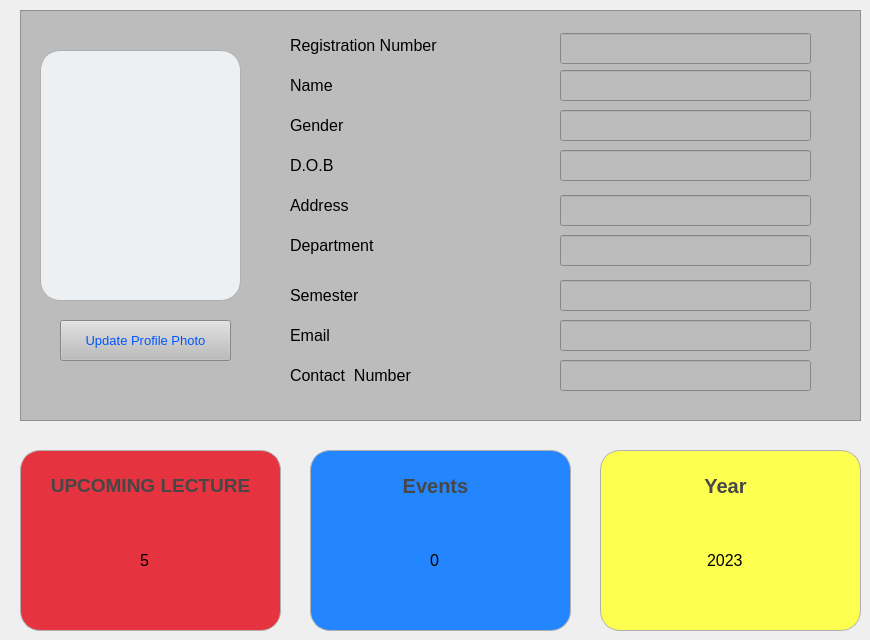
         <widget class="QWidget" name="profiletab">
          <attribute name="title">
           <string>Profile</string>
          </attribute>
          <widget class="QFrame" name="frame_8">
           <property name="geometry">
            <rect>
             <x>20</x>
             <y>10</y>
             <width>841</width>
             <height>411</height>
            </rect>
           </property>
           <property name="styleSheet">
            <string notr="true">background-color: rgb(188, 188, 188);</string>
           </property>
           <property name="frameShape">
            <enum>QFrame::StyledPanel</enum>
           </property>
           <property name="frameShadow">
            <enum>QFrame::Raised</enum>
           </property>
           <widget class="QFrame" name="image">
            <property name="geometry">
             <rect>
              <x>20</x>
              <y>40</y>
              <width>201</width>
              <height>251</height>
             </rect>
            </property>
            <property name="styleSheet">
             <string notr="true">position: relative;
  
border:1px solid rgb(175, 175, 175);

  border-radius: 20px;
  box-sizing: border-box;
  background: #ecf0f3;
  box-shadow: 14px 14px 20px #cbced1, -14px -14px 20px white;</string>
            </property>
            <property name="frameShape">
             <enum>QFrame::StyledPanel</enum>
            </property>
            <property name="frameShadow">
             <enum>QFrame::Raised</enum>
            </property>
           </widget>
           <widget class="QPushButton" name="update">
            <property name="geometry">
             <rect>
              <x>40</x>
              <y>310</y>
              <width>171</width>
              <height>41</height>
             </rect>
            </property>
            <property name="font">
             <font>
              <pointsize>10</pointsize>
              <underline>false</underline>
             </font>
            </property>
            <property name="styleSheet">
             <string notr="true">color: rgb(0, 85, 255);</string>
            </property>
            <property name="text">
             <string>Update Profile Photo</string>
            </property>
           </widget>
           <widget class="QLabel" name="l4">
            <property name="geometry">
             <rect>
              <x>270</x>
              <y>140</y>
              <width>111</width>
              <height>31</height>
             </rect>
            </property>
            <property name="font">
             <font>
              <pointsize>12</pointsize>
             </font>
            </property>
            <property name="text">
             <string>D.O.B</string>
            </property>
           </widget>
           <widget class="QLabel" name="l1">
            <property name="geometry">
             <rect>
              <x>270</x>
              <y>60</y>
              <width>101</width>
              <height>31</height>
             </rect>
            </property>
            <property name="font">
             <font>
              <pointsize>12</pointsize>
             </font>
            </property>
            <property name="text">
             <string>Name</string>
            </property>
           </widget>
           <widget class="QLabel" name="l6">
            <property name="geometry">
             <rect>
              <x>270</x>
              <y>270</y>
              <width>151</width>
              <height>31</height>
             </rect>
            </property>
            <property name="font">
             <font>
              <pointsize>12</pointsize>
             </font>
            </property>
            <property name="text">
             <string>Semester</string>
            </property>
           </widget>
           <widget class="QLabel" name="l7">
            <property name="geometry">
             <rect>
              <x>270</x>
              <y>220</y>
              <width>161</width>
              <height>31</height>
             </rect>
            </property>
            <property name="font">
             <font>
              <pointsize>12</pointsize>
             </font>
            </property>
            <property name="text">
             <string>Department</string>
            </property>
           </widget>
           <widget class="QLabel" name="l2">
            <property name="geometry">
             <rect>
              <x>270</x>
              <y>20</y>
              <width>221</width>
              <height>31</height>
             </rect>
            </property>
            <property name="font">
             <font>
              <pointsize>12</pointsize>
             </font>
            </property>
            <property name="text">
             <string>Registration Number</string>
            </property>
           </widget>
           <widget class="QLabel" name="l9">
            <property name="geometry">
             <rect>
              <x>270</x>
              <y>350</y>
              <width>181</width>
              <height>31</height>
             </rect>
            </property>
            <property name="font">
             <font>
              <pointsize>12</pointsize>
             </font>
            </property>
            <property name="text">
             <string>Contact  Number</string>
            </property>
           </widget>
           <widget class="QLabel" name="l5">
            <property name="geometry">
             <rect>
              <x>270</x>
              <y>180</y>
              <width>161</width>
              <height>31</height>
             </rect>
            </property>
            <property name="font">
             <font>
              <pointsize>12</pointsize>
             </font>
            </property>
            <property name="text">
             <string>Address</string>
            </property>
           </widget>
           <widget class="QLabel" name="l3">
            <property name="geometry">
             <rect>
              <x>270</x>
              <y>310</y>
              <width>101</width>
              <height>31</height>
             </rect>
            </property>
            <property name="font">
             <font>
              <pointsize>12</pointsize>
             </font>
            </property>
            <property name="text">
             <string>Email</string>
            </property>
           </widget>
           <widget class="QLabel" name="l8">
            <property name="geometry">
             <rect>
              <x>270</x>
              <y>100</y>
              <width>101</width>
              <height>31</height>
             </rect>
            </property>
            <property name="font">
             <font>
              <pointsize>12</pointsize>
             </font>
            </property>
            <property name="text">
             <string>Gender</string>
            </property>
           </widget>
           <widget class="QLineEdit" name="p1">
            <property name="geometry">
             <rect>
              <x>540</x>
              <y>23</y>
              <width>251</width>
              <height>31</height>
             </rect>
            </property>
            <property name="font">
             <font>
              <pointsize>11</pointsize>
             </font>
            </property>
            <property name="styleSheet">
             <string notr="true"/>
            </property>
            <property name="text">
             <string/>
            </property>
           </widget>
           <widget class="QLineEdit" name="p2">
            <property name="geometry">
             <rect>
              <x>540</x>
              <y>60</y>
              <width>251</width>
              <height>31</height>
             </rect>
            </property>
            <property name="font">
             <font>
              <pointsize>11</pointsize>
             </font>
            </property>
            <property name="styleSheet">
             <string notr="true"/>
            </property>
            <property name="text">
             <string/>
            </property>
           </widget>
           <widget class="QLineEdit" name="p3">
            <property name="geometry">
             <rect>
              <x>540</x>
              <y>100</y>
              <width>251</width>
              <height>31</height>
             </rect>
            </property>
            <property name="font">
             <font>
              <pointsize>11</pointsize>
             </font>
            </property>
            <property name="styleSheet">
             <string notr="true"/>
            </property>
            <property name="text">
             <string/>
            </property>
           </widget>
           <widget class="QLineEdit" name="p5">
            <property name="geometry">
             <rect>
              <x>540</x>
              <y>185</y>
              <width>251</width>
              <height>31</height>
             </rect>
            </property>
            <property name="font">
             <font>
              <pointsize>11</pointsize>
             </font>
            </property>
            <property name="styleSheet">
             <string notr="true"/>
            </property>
            <property name="text">
             <string/>
            </property>
           </widget>
           <widget class="QLineEdit" name="p6">
            <property name="geometry">
             <rect>
              <x>540</x>
              <y>225</y>
              <width>251</width>
              <height>31</height>
             </rect>
            </property>
            <property name="font">
             <font>
              <pointsize>11</pointsize>
             </font>
            </property>
            <property name="styleSheet">
             <string notr="true"/>
            </property>
            <property name="text">
             <string/>
            </property>
           </widget>
           <widget class="QLineEdit" name="p4">
            <property name="geometry">
             <rect>
              <x>540</x>
              <y>140</y>
              <width>251</width>
              <height>31</height>
             </rect>
            </property>
            <property name="font">
             <font>
              <pointsize>11</pointsize>
             </font>
            </property>
            <property name="styleSheet">
             <string notr="true"/>
            </property>
            <property name="text">
             <string/>
            </property>
           </widget>
           <widget class="QLineEdit" name="p7">
            <property name="geometry">
             <rect>
              <x>540</x>
              <y>270</y>
              <width>251</width>
              <height>31</height>
             </rect>
            </property>
            <property name="font">
             <font>
              <pointsize>11</pointsize>
             </font>
            </property>
            <property name="styleSheet">
             <string notr="true"/>
            </property>
            <property name="text">
             <string/>
            </property>
           </widget>
           <widget class="QLineEdit" name="p8">
            <property name="geometry">
             <rect>
              <x>540</x>
              <y>310</y>
              <width>251</width>
              <height>31</height>
             </rect>
            </property>
            <property name="font">
             <font>
              <pointsize>11</pointsize>
             </font>
            </property>
            <property name="styleSheet">
             <string notr="true"/>
            </property>
            <property name="text">
             <string/>
            </property>
           </widget>
           <widget class="QLineEdit" name="p9">
            <property name="geometry">
             <rect>
              <x>540</x>
              <y>350</y>
              <width>251</width>
              <height>31</height>
             </rect>
            </property>
            <property name="font">
             <font>
              <pointsize>11</pointsize>
             </font>
            </property>
            <property name="styleSheet">
             <string notr="true"/>
            </property>
            <property name="text">
             <string/>
            </property>
           </widget>
          </widget>
          <widget class="QFrame" name="upcominglecture">
           <property name="geometry">
            <rect>
             <x>20</x>
             <y>450</y>
             <width>261</width>
             <height>181</height>
            </rect>
           </property>
           <property name="styleSheet">
            <string notr="true">position: relative;
  
border:1px solid rgb(175, 175, 175);

  border-radius: 20px;
  box-sizing: border-box;
  
background-color: rgb(229, 51, 63);</string>
           </property>
           <property name="frameShape">
            <enum>QFrame::StyledPanel</enum>
           </property>
           <property name="frameShadow">
            <enum>QFrame::Raised</enum>
           </property>
           <widget class="QLabel" name="label_54">
            <property name="geometry">
             <rect>
              <x>10</x>
              <y>20</y>
              <width>241</width>
              <height>31</height>
             </rect>
            </property>
            <property name="font">
             <font>
              <pointsize>14</pointsize>
              <weight>75</weight>
              <bold>true</bold>
             </font>
            </property>
            <property name="styleSheet">
             <string notr="true">border:none;
color: rgb(71, 71, 71);</string>
            </property>
            <property name="text">
             <string>UPCOMING LECTURE</string>
            </property>
            <property name="alignment">
             <set>Qt::AlignCenter</set>
            </property>
           </widget>
           <widget class="QLineEdit" name="lineEdit_22">
            <property name="geometry">
             <rect>
              <x>20</x>
              <y>70</y>
              <width>211</width>
              <height>81</height>
             </rect>
            </property>
            <property name="font">
             <font>
              <pointsize>12</pointsize>
             </font>
            </property>
            <property name="styleSheet">
             <string notr="true">border:none;</string>
            </property>
            <property name="text">
             <string>5</string>
            </property>
            <property name="alignment">
             <set>Qt::AlignCenter</set>
            </property>
           </widget>
          </widget>
          <widget class="QFrame" name="topic">
           <property name="geometry">
            <rect>
             <x>310</x>
             <y>450</y>
             <width>261</width>
             <height>181</height>
            </rect>
           </property>
           <property name="styleSheet">
            <string notr="true">position: relative;
  
border:1px solid rgb(175, 175, 175);

  border-radius: 20px;
  box-sizing: border-box;
  background: #ecf0f3;
background-color: rgb(35, 134, 255);

</string>
           </property>
           <property name="frameShape">
            <enum>QFrame::StyledPanel</enum>
           </property>
           <property name="frameShadow">
            <enum>QFrame::Raised</enum>
           </property>
           <widget class="QLabel" name="label_55">
            <property name="geometry">
             <rect>
              <x>20</x>
              <y>20</y>
              <width>211</width>
              <height>31</height>
             </rect>
            </property>
            <property name="font">
             <font>
              <pointsize>15</pointsize>
              <weight>75</weight>
              <bold>true</bold>
             </font>
            </property>
            <property name="styleSheet">
             <string notr="true">border:none;
color: rgb(71, 71, 71);</string>
            </property>
            <property name="text">
             <string>Events</string>
            </property>
            <property name="alignment">
             <set>Qt::AlignCenter</set>
            </property>
           </widget>
           <widget class="QLineEdit" name="lineEdit_23">
            <property name="geometry">
             <rect>
              <x>20</x>
              <y>70</y>
              <width>211</width>
              <height>81</height>
             </rect>
            </property>
            <property name="font">
             <font>
              <pointsize>12</pointsize>
             </font>
            </property>
            <property name="styleSheet">
             <string notr="true">border:none;</string>
            </property>
            <property name="text">
             <string>0</string>
            </property>
            <property name="alignment">
             <set>Qt::AlignCenter</set>
            </property>
           </widget>
          </widget>
          <widget class="QFrame" name="syllabus">
           <property name="geometry">
            <rect>
             <x>600</x>
             <y>450</y>
             <width>261</width>
             <height>181</height>
            </rect>
           </property>
           <property name="styleSheet">
            <string notr="true">position: relative;
  
border:1px solid rgb(175, 175, 175);

  border-radius: 20px;
  box-sizing: border-box;
  background: #ecf0f3;
background-color: rgb(252, 255, 79);</string>
           </property>
           <property name="frameShape">
            <enum>QFrame::StyledPanel</enum>
           </property>
           <property name="frameShadow">
            <enum>QFrame::Raised</enum>
           </property>
           <widget class="QLineEdit" name="lineEdit_24">
            <property name="geometry">
             <rect>
              <x>20</x>
              <y>70</y>
              <width>211</width>
              <height>81</height>
             </rect>
            </property>
            <property name="font">
             <font>
              <pointsize>12</pointsize>
             </font>
            </property>
            <property name="styleSheet">
             <string notr="true">border:none;</string>
            </property>
            <property name="text">
             <string>2023</string>
            </property>
            <property name="alignment">
             <set>Qt::AlignCenter</set>
            </property>
           </widget>
           <widget class="QLabel" name="label_56">
            <property name="geometry">
             <rect>
              <x>20</x>
              <y>20</y>
              <width>211</width>
              <height>31</height>
             </rect>
            </property>
            <property name="font">
             <font>
              <pointsize>15</pointsize>
              <weight>75</weight>
              <bold>true</bold>
             </font>
            </property>
            <property name="styleSheet">
             <string notr="true">border:none;
color: rgb(71, 71, 71);</string>
            </property>
            <property name="text">
             <string>Year</string>
            </property>
            <property name="alignment">
             <set>Qt::AlignCenter</set>
            </property>
           </widget>
          </widget>
         </widget>
